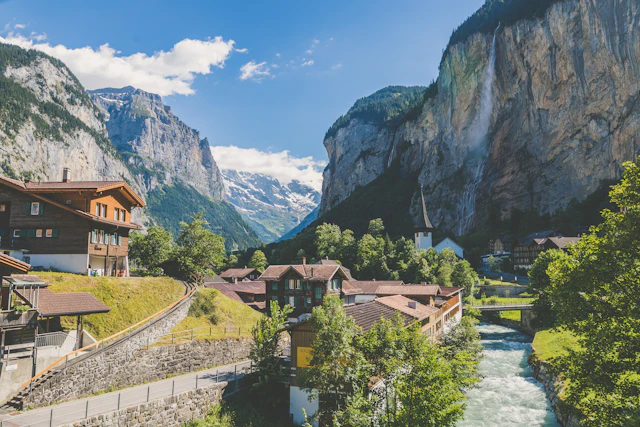
#> input picture site/assets/img/alps-sm.webp, 640 x 427 px
$ python side_by_side.py ../site/assets/img/alps-sm.webp ../site/assets/img/ballroom-sm.webp ../site/assets/img/ballroom-sm.webp 5 ../site/assets/img/ballroom-sm.webp ../site/assets/img/ballroom-sm.webp
#> lines starting #> are read from the running program, lines starting #| are printed output that depends on the picture
"""Side-by-side comparison sheet: reference (left) vs prototype (right), both scaled to the same width.
usage: python tools/side_by_side.py ref.png ours.png out.jpg [width] [left-label] [right-label]"""
import sys
from PIL import Image, ImageDraw
ref, ours, out = sys.argv[1:4]
W = int(sys.argv[4]) if len(sys.argv) > 4 else 720
L = sys.argv[5] if len(sys.argv) > 5 else 'APPROVED MOCKUP'
R = sys.argv[6] if len(sys.argv) > 6 else 'PROTOTYPE (1440px)'
a, b = Image.open(ref).convert('RGB'), Image.open(ours).convert('RGB')
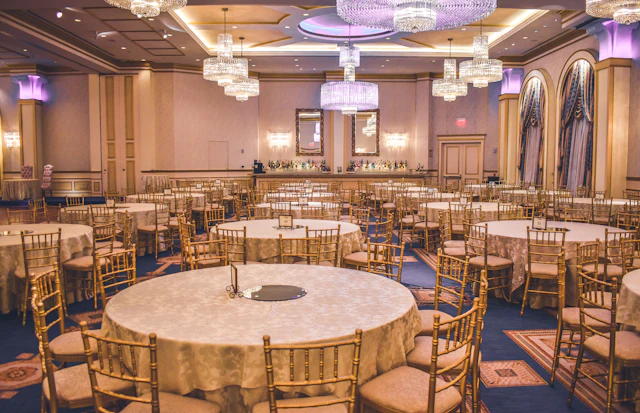
#> input picture site/assets/img/ballroom-sm.webp, 640 x 413 px
#> a is the input picture: PIL image 640x427 RGB; mean R, G, B 116.2, 127, 123.8
#> b is the input picture: PIL image 640x413 RGB; mean R, G, B 162.8, 121.4, 101.5
a = a.resize((W, int(a.height * W / a.width))); b = b.resize((W, int(b.height * W / b.width)))
H = max(a.height, b.height) + 40
#> H = 43
S = Image.new('RGB', (W * 2 + 30, H), (40, 34, 30)); d = ImageDraw.Draw(S)
#> after `S = Image.new('RGB', (W * 2 + 30, H), (40, 34, 30))`:
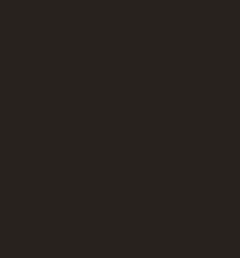
#> S: PIL image 40x43 RGB (shown 6 times larger); mean R, G, B 40, 34, 30
S.paste(a, (0, 40)); S.paste(b, (W + 30, 40))
d.text((10, 12), L, fill=(255, 230, 160)); d.text((W + 40, 12), R, fill=(255, 230, 160))
S.save(out, quality=82)
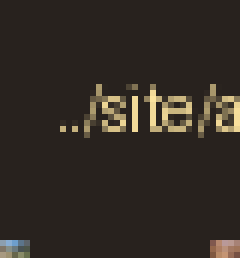
#> saved as ballroom-sm.webp: PIL image 40x43 RGB (shown 6 times larger); mean R, G, B 50, 43.1, 36.4
print(out, S.size)
#| ../site/assets/img/ballroom-sm.webp (40, 43)
